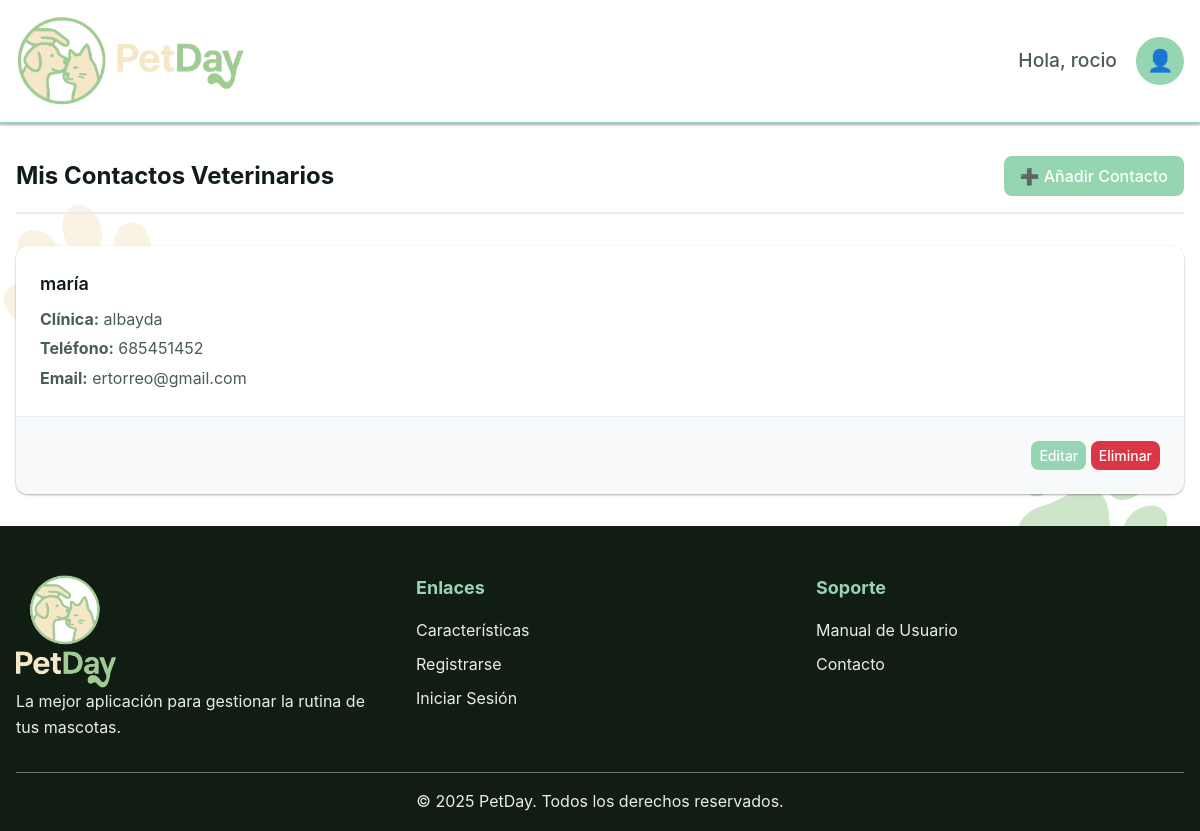
Screenshot of /php/vet_contacts/manage_vet_contacts.php (signed in) with the database file from the repository.
### tables this page shows
CREATE TABLE `usuarios` (
  `id_usuario` int(11) NOT NULL,
  `nombre_completo` varchar(100) NOT NULL,
  `email` varchar(100) NOT NULL,
  `token` varchar(255) NOT NULL,
  `token_recuperacion` varchar(255) NOT NULL,
  `password_hash` varchar(255) NOT NULL,
  `telefono` varchar(20) DEFAULT NULL,
  `rol` enum('usuario','veterinario','adiestrador') DEFAULT 'usuario',
  `fecha_registro` timestamp NOT NULL DEFAULT current_timestamp(),
  `activo` tinyint(1) DEFAULT 1,
  `is_verified` tinyint(1) DEFAULT 0
);

CREATE TABLE `contactos_veterinarios` (
  `id_contacto` int(11) NOT NULL,
  `id_usuario` int(11) NOT NULL,
  `nombre` varchar(100) NOT NULL,
  `clinica` varchar(100) DEFAULT NULL,
  `telefono` varchar(20) DEFAULT NULL,
  `email` varchar(100) DEFAULT NULL,
  `direccion` text DEFAULT NULL,
  `especialidad` varchar(100) DEFAULT NULL,
  `notas` text DEFAULT NULL,
  `es_principal` tinyint(1) DEFAULT 0,
  `activo` tinyint(1) DEFAULT 1,
  `fecha_creacion` timestamp NOT NULL DEFAULT current_timestamp()
);

### php/includes/functions.php (called while the page is built, shortened)
<?php
require_once __DIR__ . '/../../config/database_config.php';
function getUserById($userId) {
    $sql = "SELECT id_usuario, nombre_completo, email, telefono, rol, fecha_registro
            FROM usuarios
            WHERE id_usuario = ? AND activo = 1";
    return fetchOne($sql, [$userId]);
}
function getAllVetContacts($userId) {
    $sql = "SELECT * FROM contactos_veterinarios WHERE id_usuario = ? AND activo = 1 ORDER BY nombre ASC";
    return fetchAll($sql, [$userId]);
}
?>

### config/database_config.php (called while the page is built, shortened)
<?php
function getConnection() {
    static $pdo = null;
    if ($pdo === null) {
        try {
            $dsn = "mysql:host=" . DB_HOST . ";dbname=" . DB_NAME . ";charset=" . DB_CHARSET;
            $options = [
                PDO::ATTR_ERRMODE            => PDO::ERRMODE_EXCEPTION,
                PDO::ATTR_DEFAULT_FETCH_MODE => PDO::FETCH_ASSOC,
                PDO::ATTR_EMULATE_PREPARES   => false,
                PDO::MYSQL_ATTR_INIT_COMMAND => "SET NAMES " . DB_CHARSET
            ];
            $pdo = new PDO($dsn, DB_USER, DB_PASS, $options);
        } catch (PDOException $e) {
            error_log("Error de conexión a la base de datos: " . $e->getMessage());
            throw new PDOException("Error de conexión a la base de datos");
        }
    }
    return $pdo;
}
function executeQuery($sql, $params = []) {
    $pdo = getConnection();
    $stmt = $pdo->prepare($sql);
    $stmt->execute($params);
    return $stmt;
}
function fetchOne($sql, $params = []) {
    $stmt = executeQuery($sql, $params);
    return $stmt->fetch();
}
function fetchAll($sql, $params = []) {
    $stmt = executeQuery($sql, $params);
    return $stmt->fetchAll();
}
?>

### php/vet_contacts/manage_vet_contacts.php (the view, shortened to what this page needs)
<?php
require_once '../../config/database_config.php';
require_once '../includes/functions.php';
$userId = $_SESSION['user_id'];
$user = getUserById($userId);
$vetContacts = getAllVetContacts($userId);
$isLoggedIn = true;
?>
<!DOCTYPE html>
<html lang="es">
<head>
    <link rel="stylesheet" href="../../css/style.css?v=1.5">
</head>
<body>
    <?php include_once __DIR__ . '/../includes/header.php'; ?>
    <main class="main-content">
        <section class="manage-vet-contacts-page">
            <div class="container">
                <div class="page-header">
                    <h2>Mis Contactos Veterinarios</h2>
                    <a href="create_vet_contact.php" class="btn btn-primary">
                        <span class="icon-plus">➕</span> Añadir Contacto
                    </a>
                </div>
                <?php if (empty($vetContacts)): ?>
                    <div class="empty-state">
                        <div class="empty-content">
                            <span class="empty-icon">🏥</span>
                            <h3>Aún no tienes contactos veterinarios registrados</h3>
                            <p>Añade a tus veterinarios de confianza para tener su información siempre a mano.</p>
                            <a href="create_vet_contact.php" class="btn btn-primary">Añadir Contacto Ahora</a>
                        </div>
                    </div>
                <?php else: ?>
                    <div class="vet-contacts-list">
                        <?php foreach ($vetContacts as $contact): ?>
                            <div class="card vet-contact-card">
                                <div class="card-body">
                                    <h3 class="card-title"><?php echo htmlspecialchars($contact['nombre']); ?>
                                    </h3>
                                    <?php if ($contact['clinica']): ?><p><strong>Clínica:</strong> <?php echo htmlspecialchars($contact['clinica']); ?></p><?php endif; ?>
                                    <?php if ($contact['telefono']): ?><p><strong>Teléfono:</strong> <?php echo htmlspecialchars($contact['telefono']); ?></p><?php endif; ?>
                                    <?php if ($contact['email']): ?><p><strong>Email:</strong> <?php echo htmlspecialchars($contact['email']); ?></p><?php endif; ?>
                                </div>
                                <div class="card-footer text-right">
                                    <a href="edit_vet_contact.php?id=<?php echo $contact['id_contacto']; ?>" class="btn btn-sm btn-primary">Editar</a>
                                    <a href="delete_vet_contact.php?id=<?php echo $contact['id_contacto']; ?>" class="btn btn-sm btn-danger" onclick="return confirm('¿Estás seguro de que quieres eliminar este contacto?');">Eliminar</a>
                                </div>
                            </div>
                        <?php endforeach; ?>
                    </div>
                <?php endif; ?>
            </div>
        </section>
    </main>
    <?php include_once __DIR__ . '/../includes/footer.php'; ?>

### php/includes/header.php (shortened to what this page needs)
<header class="main-header">
    <div class="container">
        <div class="header-content">
            <a href="<?php echo URL_ADMIN; ?>/index.php" class="logo">
                <img src="<?php echo URL_ADMIN; ?>/images/logotipo-lateral.png" alt="PetDay Logo" style="height: 90px;">
            </a>
            <nav class="main-nav">
                <?php if ($isLoggedIn): ?>
                    <div class="user-menu">
                        <span class="welcome-text">Hola, <?php echo htmlspecialchars($user['nombre_completo']); ?></span>
                        <div class="user-dropdown">
                            <button class="user-btn">👤</button>
                        </div>
                    </div>
                <?php endif; ?>
            </nav>
        </div>
    </div>
</header>

### css/style.css (style rules this page uses)
* { margin: 0; padding: 0; box-sizing: border-box; }
:root { --primary-color: #95d5b2; --primary-dark: #7bc298; --primary-light: #b8e5d1; --secondary-color: #f9dbbd; --secondary-dark: #f0c89a; --text-color: #111d13; --text-light: #4a5d4f; --white: #ffffff; --gray-light: #f8f9fa; --gray-medium: #e9ecef; --gray-dark: #6c757d; --success: #28a745; --warning: #ffc107; --danger: #dc3545; --info: #17a2b8; --spacing-xs: 0.25rem; --spacing-sm: 0.5rem; --spacing-md: 1rem; --spacing-lg: 1.5rem; --spacing-xl: 2rem; --spacing-xxl: 3rem; --shadow-sm: 0 1px 3px rgba(0,0,0,0.12), 0 1px 2px rgba(0,0,0,0.24); --shadow-md: 0 3px 6px rgba(0,0,0,0.16), 0 3px 6px rgba(0,0,0,0.23); --shadow-lg: 0 10px 20px rgba(0,0,0,0.19), 0 6px 6px rgba(0,0,0,0.23); --radius-sm: 4px; --radius-md: 8px; --radius-lg: 12px; --radius-xl: 16px; --font-family: 'Inter', -apple-system, BlinkMacSystemFont, 'Segoe UI', Roboto, sans-serif; --font-size-xs: 0.75rem; --font-size-sm: 0.875rem; --font-size-base: 1rem; --font-size-lg: 1.125rem; --font-size-xl: 1.25rem; --font-size-2xl: 1.5rem; --font-size-3xl: 2rem; }
body { font-family: var(--font-family); line-height: 1.6; color: var(--text-color); background-color: var(--white); font-size: var(--font-size-base); display: flex; flex-direction: column; min-height: 100vh; background-image: url('../images/fondo.png'); background-size: cover; background-repeat: no-repeat; background-position: center center; background-attachment: fixed; }
.container { max-width: 1400px; margin: 0 auto; padding: 0 var(--spacing-md); }
.main-header { background: var(--white); box-shadow: var(--shadow-sm); position: sticky; top: 0; z-index: 1000; border-bottom: 2px solid var(--primary-color); }
.header-content { display: flex; justify-content: space-between; align-items: center; padding: var(--spacing-md) 0; }
.logo { display: flex; align-items: center; gap: var(--spacing-sm); text-decoration: none; color: var(--text-color); }
.main-nav { display: flex; align-items: center; gap: var(--spacing-md); transform: scale(1.2); transform-origin: right center; }
.user-menu { display: flex; align-items: center; gap: var(--spacing-md); }
.welcome-text { color: var(--text-light); font-weight: 500; }
.user-dropdown { position: relative; }
.user-btn { background: var(--primary-color); color: var(--white); border: none; width: 40px; height: 40px; border-radius: 50%; cursor: pointer; font-size: var(--font-size-lg); transition: all 0.3s ease; }
.btn { display: inline-block; padding: var(--spacing-sm) var(--spacing-md); border: none; border-radius: var(--radius-md); text-decoration: none; text-align: center; font-weight: 500; cursor: pointer; transition: all 0.3s ease; font-size: var(--font-size-base); line-height: 1.5; }
.btn-primary { background: var(--primary-color); color: var(--white); }
.btn-danger { background: var(--danger); color: var(--white); }
.btn-sm { padding: var(--spacing-xs) var(--spacing-sm); font-size: var(--font-size-sm); }
.main-content { flex-grow: 1; }
.card { background: var(--white); border-radius: var(--radius-lg); box-shadow: var(--shadow-sm); overflow: hidden; transition: box-shadow 0.3s ease; }
.card-body { padding: var(--spacing-lg); }
.card-footer { padding: var(--spacing-lg); background: var(--gray-light); border-top: 1px solid var(--gray-medium); }
.card-title { margin-bottom: var(--spacing-sm); color: var(--text-color); font-size: var(--font-size-lg); font-weight: 600; }
.text-right { text-align: right; }
.page-header { display: flex; justify-content: space-between; align-items: center; margin-bottom: var(--spacing-xl); padding-bottom: var(--spacing-md); border-bottom: 2px solid var(--gray-medium); }
.page-header h2 { color: var(--text-color); font-size: var(--font-size-2xl); }
.manage-vet-contacts-page { padding: var(--spacing-xl) 0; }
.vet-contacts-list { display: grid; grid-template-columns: repeat(auto-fit, minmax(300px, 1fr)); gap: var(--spacing-xl); }
.vet-contact-card { background: var(--white); border-radius: var(--radius-lg); box-shadow: var(--shadow-sm); overflow: hidden; transition: transform 0.3s ease, box-shadow 0.3s ease; }
.vet-contact-card .card-body p { margin-bottom: var(--spacing-xs); color: var(--text-light); }
.vet-contact-card .card-body p:last-child { margin-bottom: 0; }

### rows the page displays
usuarios: nombre_completo "rocio"
contactos_veterinarios: nombre "maría", clinica "albayda", telefono "685451452", email "ertorreo@gmail.com"
